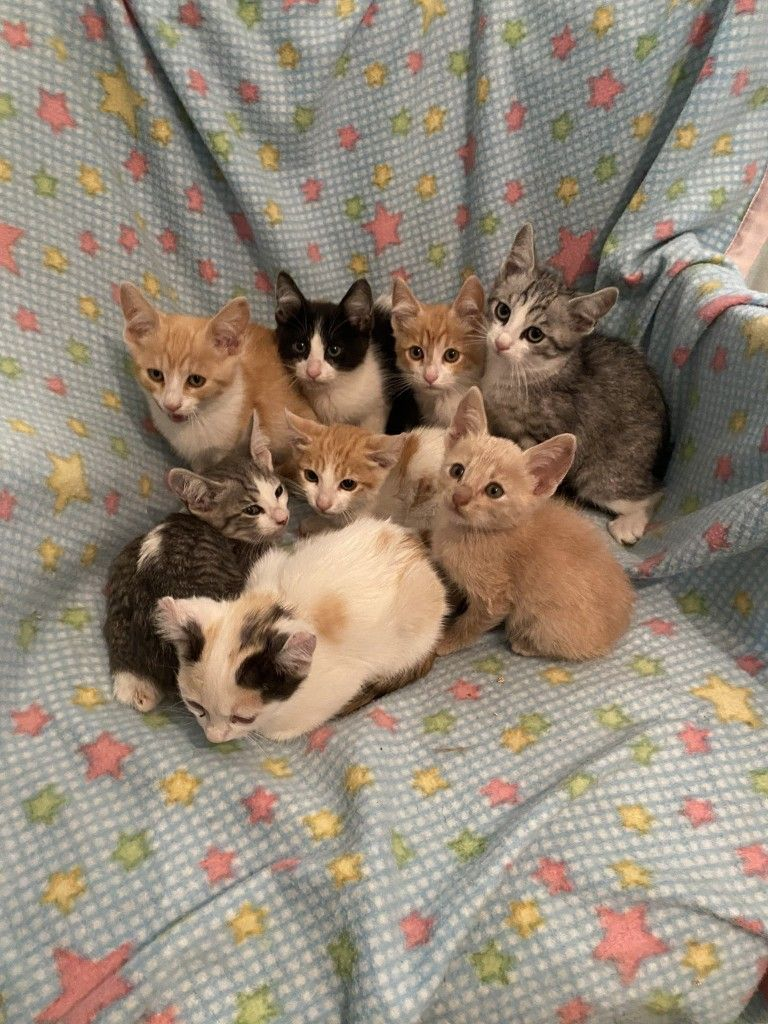
#> input picture Resources/Photos/cats.jpg, 768 x 1024 px
$ python spaces.py
#> lines starting #> are read from the running program, lines starting #| are printed output that depends on the picture
import cv2 as cv
import matplotlib.pyplot as plt

img = cv.imread('../Resources/Photos/cats.jpg')
#> img is the input picture: shape (1024, 768, 3); mean B, G, R 119.2, 134.8, 148
cv.imshow('Cats', img)

# plt.imshow(img)
# plt.show()

# BGR to Grayscalew
gray = cv.cvtColor(img, cv.COLOR_BGR2GRAY)
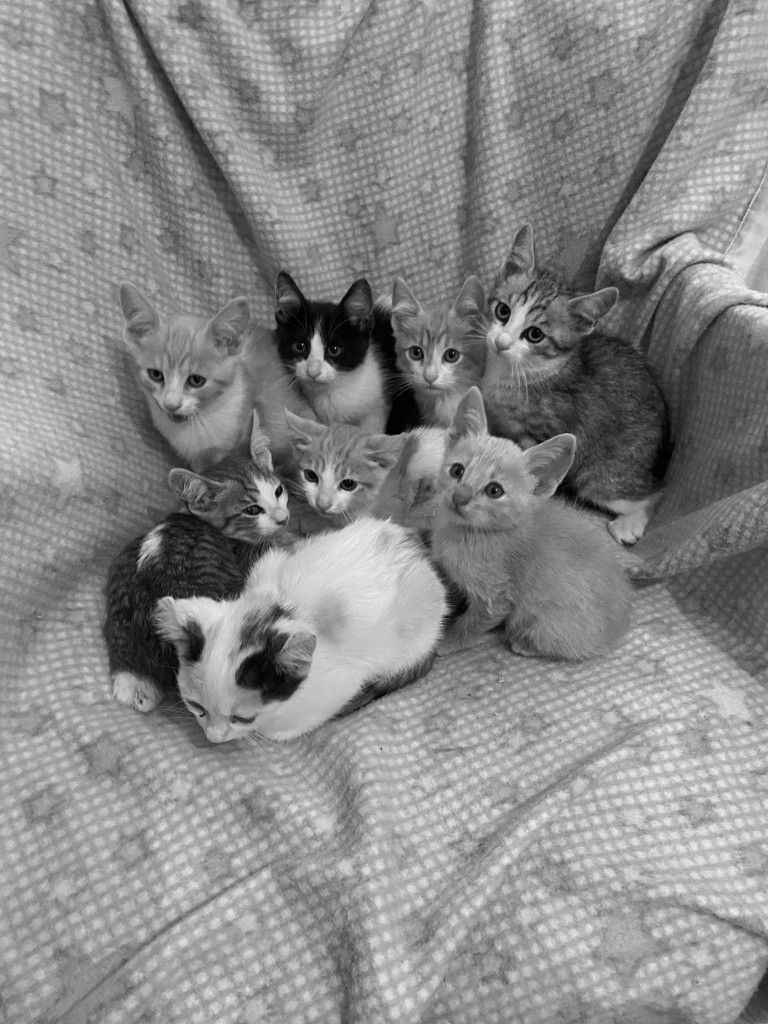
#> gray: shape (1024, 768); min 0, max 254, mean 137
cv.imshow('Gray', gray)

# BGR to HSV
hsv = cv.cvtColor(img, cv.COLOR_BGR2HSV)
#> hsv: shape (1024, 768, 3); mean H, S, V 25.6, 54.8, 148.8
cv.imshow('HSV', hsv)

# BGR to L*a*b
lab = cv.cvtColor(img, cv.COLOR_BGR2LAB)
#> lab: shape (1024, 768, 3); mean of channels 0, 1, 2 144.4, 130.7, 138.4
cv.imshow('LAB', lab)

# BGR to RGB
rgb = cv.cvtColor(img, cv.COLOR_BGR2RGB)
cv.imshow('RGB', rgb)

plt.imshow(rgb)
plt.show()

cv.waitKey(0)

$ run again, with Resources/Photos/cat.jpg copied over Resources/Photos/cats.jpg
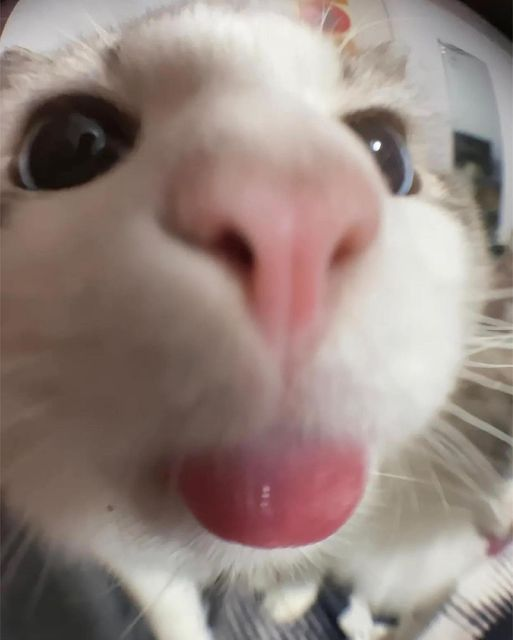
#> input picture Resources/Photos/cat.jpg, 513 x 640 px
#> img is the input picture: shape (640, 513, 3); mean B, G, R 127.4, 133.7, 150
#> `gray = cv.cvtColor(img, cv.COLOR_BGR2GRAY)`:
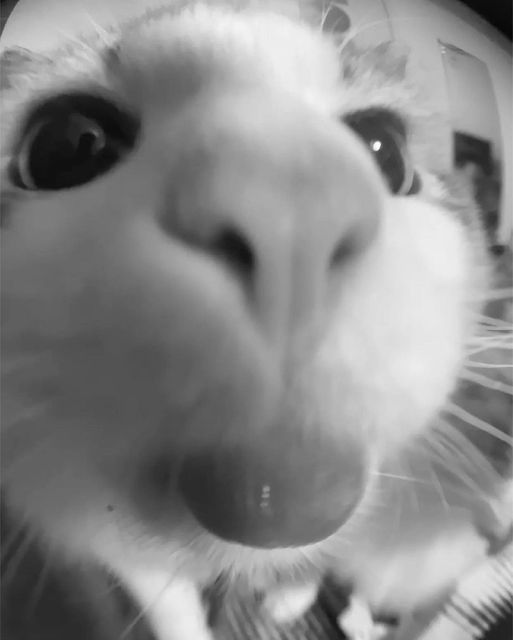
#> gray: shape (640, 513); min 4, max 255, mean 137.9
#> hsv: shape (640, 513, 3); mean H, S, V 33.6, 46.6, 150.4
#> lab: shape (640, 513, 3); mean of channels 0, 1, 2 144, 133.4, 134
